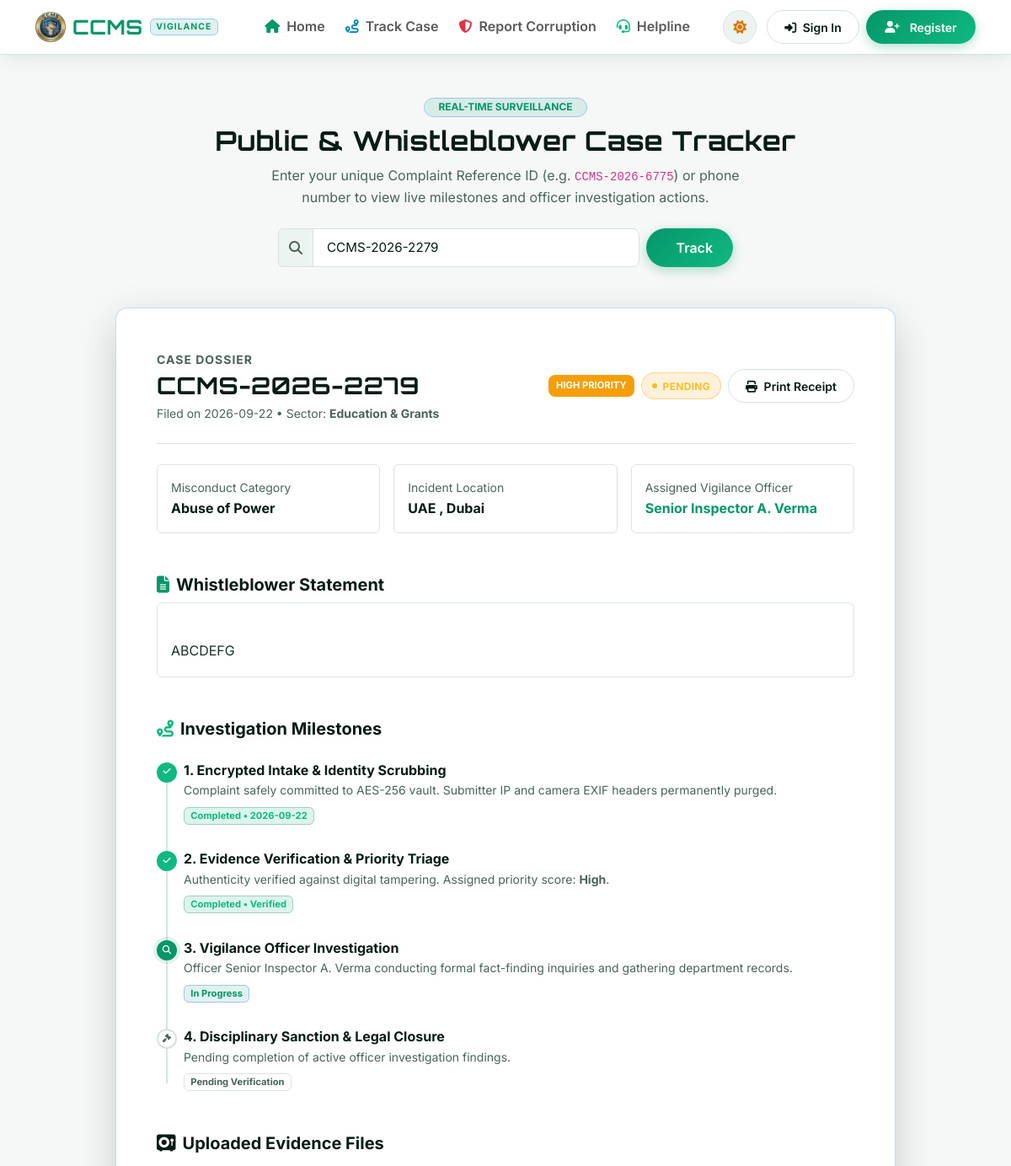
The page /track?id=CCMS-2026-2279 (upper part) on the database as committed earlier.
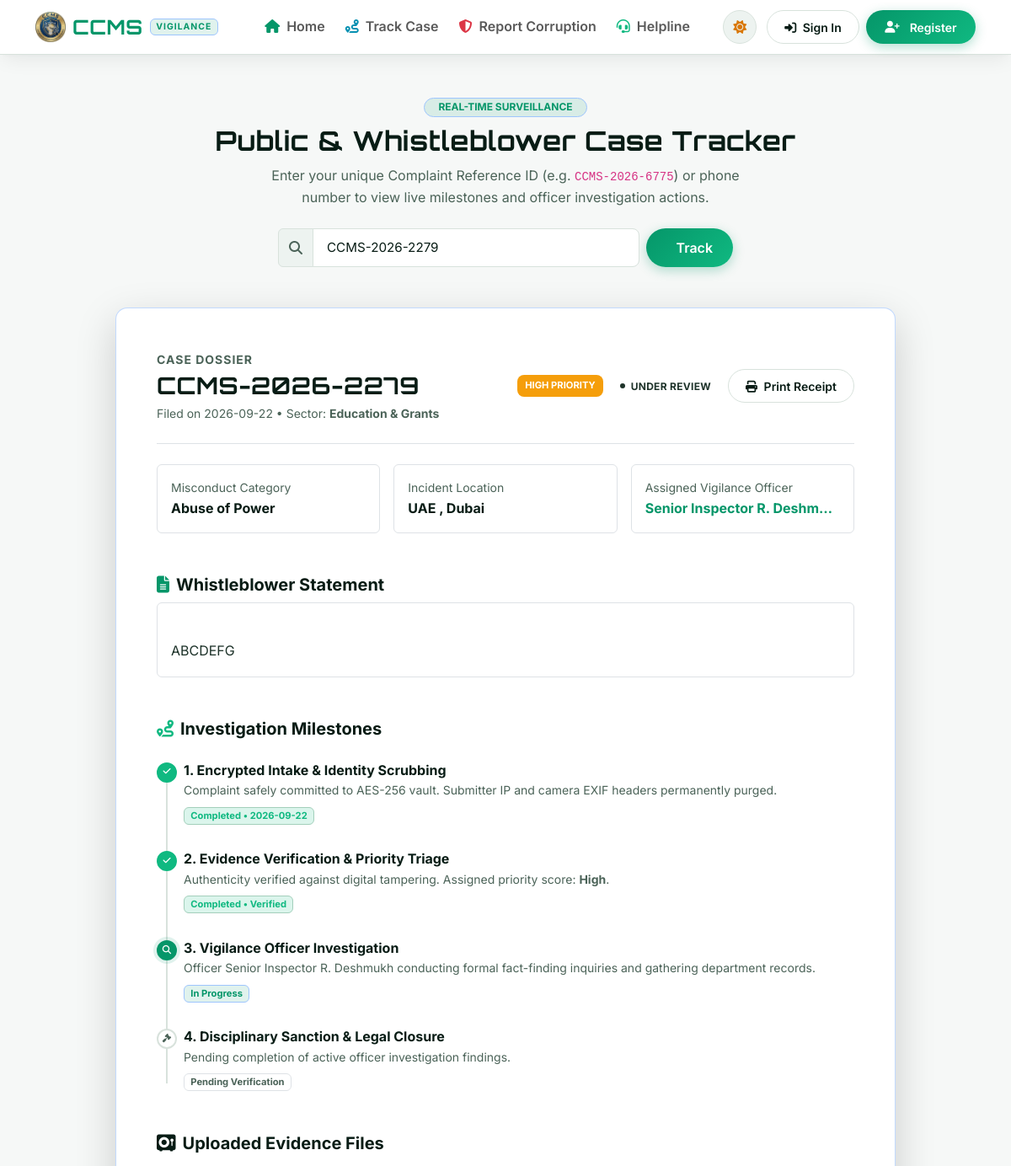
The same page on the database as committed later.
### tables this page shows
CREATE TABLE complaints (
            complaint_id TEXT PRIMARY KEY,
            user_id INTEGER NOT NULL,
            complaint_title TEXT NOT NULL,
            misconduct_category TEXT NOT NULL,
            sector TEXT NOT NULL,
            incident_date TEXT NOT NULL,
            incident_time TEXT,
            location TEXT NOT NULL,
            description TEXT NOT NULL,
            anonymous_mode INTEGER DEFAULT 0,
            severity TEXT DEFAULT 'Medium',
            evidence_file TEXT,
            complaint_status TEXT DEFAULT 'Pending',
            assigned_officer TEXT,
            assigned_officer_id TEXT,
            investigation_notes TEXT,
            rating INTEGER,
            feedback TEXT,
            created_at DATETIME DEFAULT CURRENT_TIMESTAMP,
            updated_at DATETIME DEFAULT CURRENT_TIMESTAMP
        );

### app.py (the view)
@app.route("/track", methods=["GET"])
def track_complaint():
    query_id = request.args.get("id", "").strip()
    complaint = None
    searched = False
    if query_id:
        searched = True
        complaint = db.query_db(
            "SELECT * FROM complaints WHERE complaint_id = %s OR complaint_id LIKE %s LIMIT 1",
            (query_id, f"%{query_id}%"),
            one=True
        )
    return render_template("public/track.html", complaint=complaint, searched=searched, query_id=query_id)

### db.py (called while the page is built)
def dict_factory(cursor, row):
    d = {}
    for idx, col in enumerate(cursor.description):
        d[col[0]] = row[idx]
    return d

def get_db_connection():
    conn = sqlite3.connect(DB_PATH, timeout=20.0, check_same_thread=False)
    conn.row_factory = dict_factory
    conn.execute("PRAGMA journal_mode=WAL;")
    return conn

def _normalize_query(query, args):
    if "ON DUPLICATE KEY UPDATE" in query.upper() and "system_settings" in query.lower():
        query = "INSERT OR REPLACE INTO system_settings (setting_key, setting_value) VALUES (?, ?)"
        if len(args) == 3:
            args = (args[0], args[1])
        return query, args
    normalized_query = query.replace("%s", "?")
    return normalized_query, args

def query_db(query, args=(), one=False):
    normalized_query, normalized_args = _normalize_query(query, args)
    conn = get_db_connection()
    try:
        cursor = conn.cursor()
        cursor.execute(normalized_query, normalized_args)
        result = cursor.fetchall()
        return (result[0] if result else None) if one else result
    finally:
        conn.close()

### templates/public/track.html (shortened to what the changed rows need)
{% extends 'base.html' %}
{% block content %}
<div class="container py-5">
  <div class="text-center mb-5">
    <h2 class="fw-bold brand-font text-heading">Public &amp; Whistleblower Case Tracker</h2>
  </div>
  {% if searched %}
  {% if complaint %}
  <div class="row g-4 justify-content-center">
    <div class="col-lg-10">
      <div class="ccms-card p-4 p-md-5 shadow-lg border-primary border-opacity-25">
        <div class="d-flex flex-wrap align-items-center justify-content-between pb-4 mb-4 border-bottom gap-3">
          <div>
            <span class="text-muted small text-uppercase fw-bold" style="letter-spacing:1px;">CASE DOSSIER</span>
            <h3 class="fw-bold text-heading brand-font mb-1">{{ complaint.complaint_id }}</h3>
            <div class="text-muted small">Filed on {{ complaint.incident_date }} &bull; Sector: <strong>{{ complaint.sector
                }}</strong></div>
          </div>
          <div class="d-flex align-items-center gap-2">
            <span class="badge-priority {{ complaint.severity }}">{{ complaint.severity }} Priority</span>
            <span class="badge-status {{ complaint.complaint_status }}">{{ complaint.complaint_status }}</span>
            <button onclick="window.print()" class="btn btn-sm btn-outline-custom" title="Print Case Slip">
              <i class="fas fa-print me-1"></i> Print Receipt
            </button>
          </div>
        </div>
        <div class="row g-3 mb-5">
          <div class="col-md-4">
            <div class="p-3 rounded bg-subtle border">
              <div class="text-muted small">Misconduct Category</div>
              <div class="fw-bold text-heading">{{ complaint.misconduct_category }}</div>
            </div>
          </div>
          <div class="col-md-4">
            <div class="p-3 rounded bg-subtle border">
              <div class="text-muted small">Incident Location</div>
              <div class="fw-bold text-heading text-truncate">{{ complaint.location }}</div>
            </div>
          </div>
          <div class="col-md-4">
            <div class="p-3 rounded bg-subtle border">
              <div class="text-muted small">Assigned Vigilance Officer</div>
              <div class="fw-bold text-primary text-truncate">{{ complaint.assigned_officer or 'Senior Inspector A.
                Verma, Anti-Corruption Bureau' }}</div>
            </div>
          </div>
        </div>
        <div class="mb-5">
          <h5 class="fw-bold text-heading mb-2"><i class="fas fa-file-lines text-primary me-2"></i>Whistleblower
            Statement</h5>
          <div class="p-3 rounded bg-subtle border text-body" style="white-space: pre-line; line-height: 1.7;">
            {{ complaint.description }}
          </div>
        </div>
        <div class="mb-5">
          <h5 class="fw-bold text-heading mb-4"><i class="fas fa-route text-emerald me-2"></i>Investigation Milestones
          </h5>
          <div class="timeline-stepper">
            <div class="timeline-step completed">
              <div class="timeline-dot"><i class="fas fa-check"></i></div>
              <div>
                <div class="fw-bold text-heading">1. Encrypted Intake &amp; Identity Scrubbing</div>
                <p class="text-muted small mb-1">Complaint safely committed to AES-256 vault. Submitter IP and camera EXIF headers
                  permanently purged.</p>
                <span class="badge bg-success-subtle text-success border border-success-subtle"
                  style="font-size:0.7rem;">Completed &bull; {{ complaint.incident_date }}</span>
              </div>
            </div>
            <div class="timeline-step completed">
              <div class="timeline-dot"><i class="fas fa-check"></i></div>
              <div>
                <div class="fw-bold text-heading">2. Evidence Verification &amp; Priority Triage</div>
                <p class="text-muted small mb-1">Authenticity verified against digital tampering. Assigned priority score:
                  <strong>{{ complaint.severity }}</strong>.</p>
                <span class="badge bg-success-subtle text-success border border-success-subtle"
                  style="font-size:0.7rem;">Completed &bull; Verified</span>
              </div>
            </div>
            <div
              class="timeline-step {% if complaint.complaint_status == 'Resolved' or complaint.complaint_status == 'Closed' %}completed{% else %}active{% endif %}">
              <div class="timeline-dot"><i
                  class="fas {% if complaint.complaint_status == 'Resolved' or complaint.complaint_status == 'Closed' %}fa-check{% else %}fa-magnifying-glass{% endif %}"></i>
              </div>
              <div>
                <div class="fw-bold text-heading">3. Vigilance Officer Investigation</div>
                <p class="text-muted small mb-1">Officer {{ complaint.assigned_officer or 'Senior Inspector A. Verma' }}
                  conducting formal fact-finding inquiries and gathering department records.</p>
                {% if complaint.complaint_status == 'Resolved' or complaint.complaint_status == 'Closed' %}
                <span class="badge bg-success-subtle text-success border border-success-subtle"
                  style="font-size:0.7rem;">Completed</span>
                {% else %}
                <span class="badge bg-primary-subtle text-primary border border-primary-subtle"
                  style="font-size:0.7rem;">In Progress</span>
                {% endif %}
              </div>
            </div>
            <div
              class="timeline-step {% if complaint.complaint_status == 'Resolved' or complaint.complaint_status == 'Closed' %}completed{% else %}pending{% endif %}">
              <div class="timeline-dot"><i
                  class="fas {% if complaint.complaint_status == 'Resolved' or complaint.complaint_status == 'Closed' %}fa-check{% else %}fa-gavel{% endif %}"></i>
              </div>
              <div>
                <div class="fw-bold text-heading">4. Disciplinary Sanction &amp; Legal Closure</div>
                <p class="text-muted small mb-1">
                  {% if complaint.complaint_status == 'Resolved' or complaint.complaint_status == 'Closed' %}
                  Sanction executed. Disciplinary report published to vigilance audit archive.
                  {% else %}
                  Pending completion of active officer investigation findings.
                  {% endif %}
                </p>
                {% if complaint.complaint_status == 'Resolved' or complaint.complaint_status == 'Closed' %}
                <span class="badge bg-success text-white" style="font-size:0.7rem;">Resolved &amp; Logged</span>
                {% else %}
                <span class="badge bg-subtle text-muted border" style="font-size:0.7rem;">Pending Verification</span>
                {% endif %}
              </div>
            </div>
          </div>
        </div>
        {% if complaint.evidence_file %}
        <div class="mb-4">
          <h5 class="fw-bold text-heading mb-3"><i class="fas fa-vault text-violet me-2"></i>Uploaded Evidence Files
          </h5>
          <div class="row g-2">
          </div>
        </div>
        {% endif %}
      </div>
    </div>
  </div>
  {% endif %}
  {% endif %}
</div>
{% endblock %}

Rows that differ between the two databases and show on the page:
changed complaints "Abuse of Power": complaint_status "PENDING" → "UNDER REVIEW"; assigned_officer "Senior Inspector A. Verma" → "Senior Inspector R. Deshm…"; assigned_officer "Senior Inspector A. Verma" → "Senior Inspector R. Deshmukh"
